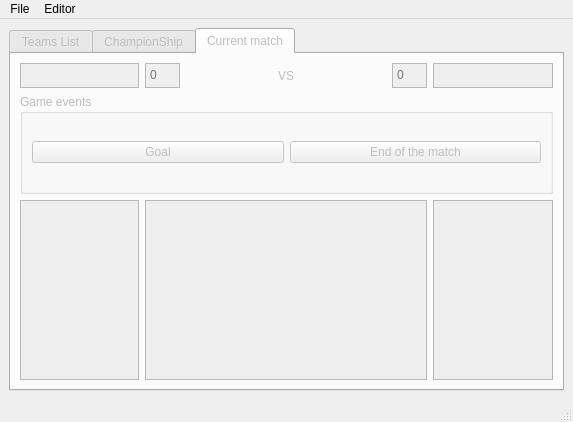
<?xml version="1.0" encoding="UTF-8"?>
<ui version="4.0">
 <class>MainWindow</class>
 <widget class="QMainWindow" name="MainWindow">
  <property name="geometry">
   <rect>
    <x>0</x>
    <y>0</y>
    <width>573</width>
    <height>422</height>
   </rect>
  </property>
  <property name="windowTitle">
   <string>MainWindow</string>
  </property>
  <widget class="QWidget" name="centralwidget">
   <layout class="QGridLayout" name="gridLayout">
    <item row="0" column="1">
     <widget class="QTabWidget" name="tabWidget">
      <property name="enabled">
       <bool>false</bool>
      </property>
      <property name="minimumSize">
       <size>
        <width>555</width>
        <height>363</height>
       </size>
      </property>
      <property name="tabShape">
       <enum>QTabWidget::Rounded</enum>
      </property>
      <property name="currentIndex">
       <number>2</number>
      </property>
      <widget class="QWidget" name="tab_teampage">
       <attribute name="title">
        <string>Teams List</string>
       </attribute>
       <layout class="QGridLayout" name="gridLayout_2">
        <item row="5" column="1" rowspan="4" colspan="2">
         <widget class="QListWidget" name="listWidget_teamslist"/>
        </item>
        <item row="4" column="2">
         <widget class="QPushButton" name="pushButton_deleteteam">
          <property name="text">
           <string>Delete team</string>
          </property>
         </widget>
        </item>
        <item row="4" column="1">
         <widget class="QPushButton" name="pushButton_addteam">
          <property name="text">
           <string>Add team</string>
          </property>
          <property name="icon">
           <iconset>
            <normaloff>../../../../../../Pictures/icones/team_add.png</normaloff>../../../../../../Pictures/icones/team_add.png</iconset>
          </property>
         </widget>
        </item>
        <item row="5" column="3" colspan="2">
         <widget class="QListWidget" name="listWidget_playerslist"/>
        </item>
        <item row="6" column="3">
         <widget class="QPushButton" name="pushButton_addplayer">
          <property name="enabled">
           <bool>false</bool>
          </property>
          <property name="text">
           <string>Add player</string>
          </property>
         </widget>
        </item>
        <item row="6" column="4">
         <widget class="QPushButton" name="pushButton_deleteplayer">
          <property name="enabled">
           <bool>false</bool>
          </property>
          <property name="text">
           <string>Delete player</string>
          </property>
         </widget>
        </item>
        <item row="4" column="3" colspan="2">
         <widget class="QLabel" name="label_2">
          <property name="text">
           <string>&lt;h2&gt;&lt;strong&gt;Players list&lt;/strong&gt;&lt;/h2&gt;</string>
          </property>
          <property name="textFormat">
           <enum>Qt::RichText</enum>
          </property>
          <property name="alignment">
           <set>Qt::AlignCenter</set>
          </property>
         </widget>
        </item>
        <item row="0" column="1" colspan="2">
         <widget class="QLabel" name="label_3">
          <property name="text">
           <string>&lt;h1&gt;&lt;strong&gt;Teams list&lt;/strong&gt;&lt;/h1&gt;</string>
          </property>
          <property name="textFormat">
           <enum>Qt::RichText</enum>
          </property>
          <property name="alignment">
           <set>Qt::AlignCenter</set>
          </property>
         </widget>
        </item>
       </layout>
      </widget>
      <widget class="QWidget" name="tab_competitionpage">
       <property name="minimumSize">
        <size>
         <width>200</width>
         <height>200</height>
        </size>
       </property>
       <attribute name="title">
        <string>ChampionShip</string>
       </attribute>
       <layout class="QGridLayout" name="gridLayout_3">
        <item row="7" column="0">
         <widget class="QGroupBox" name="groupBox">
          <property name="minimumSize">
           <size>
            <width>325</width>
            <height>50</height>
           </size>
          </property>
          <property name="maximumSize">
           <size>
            <width>16777215</width>
            <height>50</height>
           </size>
          </property>
          <property name="title">
           <string/>
          </property>
          <layout class="QGridLayout" name="gridLayout_4">
           <item row="0" column="0">
            <widget class="QProgressBar" name="progressBar_competitionlevel">
             <property name="minimumSize">
              <size>
               <width>31</width>
               <height>21</height>
              </size>
             </property>
             <property name="value">
              <number>0</number>
             </property>
            </widget>
           </item>
          </layout>
         </widget>
        </item>
        <item row="5" column="0">
         <widget class="QTableWidget" name="tableWidget_competitionresult">
          <property name="minimumSize">
           <size>
            <width>0</width>
            <height>0</height>
           </size>
          </property>
          <property name="maximumSize">
           <size>
            <width>16777215</width>
            <height>16777215</height>
           </size>
          </property>
          <property name="layoutDirection">
           <enum>Qt::LeftToRight</enum>
          </property>
          <property name="autoFillBackground">
           <bool>true</bool>
          </property>
          <property name="editTriggers">
           <set>QAbstractItemView::NoEditTriggers</set>
          </property>
          <property name="alternatingRowColors">
           <bool>true</bool>
          </property>
          <property name="textElideMode">
           <enum>Qt::ElideMiddle</enum>
          </property>
          <property name="rowCount">
           <number>0</number>
          </property>
          <property name="columnCount">
           <number>0</number>
          </property>
         </widget>
        </item>
        <item row="6" column="0">
         <widget class="QListWidget" name="listWidget_matchslist">
          <property name="minimumSize">
           <size>
            <width>0</width>
            <height>0</height>
           </size>
          </property>
          <property name="maximumSize">
           <size>
            <width>256</width>
            <height>16777215</height>
           </size>
          </property>
          <property name="itemAlignment">
           <set>Qt::AlignHCenter</set>
          </property>
         </widget>
        </item>
       </layout>
      </widget>
      <widget class="QWidget" name="tab_currentmatch">
       <attribute name="title">
        <string>Current match</string>
       </attribute>
       <layout class="QGridLayout" name="gridLayout_6">
        <item row="0" column="1">
         <widget class="QTextEdit" name="textEdit_domscore">
          <property name="minimumSize">
           <size>
            <width>35</width>
            <height>25</height>
           </size>
          </property>
          <property name="maximumSize">
           <size>
            <width>35</width>
            <height>25</height>
           </size>
          </property>
          <property name="autoFormatting">
           <set>QTextEdit::AutoBulletList</set>
          </property>
          <property name="readOnly">
           <bool>true</bool>
          </property>
          <property name="placeholderText">
           <string>0</string>
          </property>
         </widget>
        </item>
        <item row="4" column="4">
         <widget class="QListWidget" name="listWidget_extplayer"/>
        </item>
        <item row="0" column="2">
         <widget class="QLabel" name="label">
          <property name="enabled">
           <bool>false</bool>
          </property>
          <property name="minimumSize">
           <size>
            <width>200</width>
            <height>23</height>
           </size>
          </property>
          <property name="maximumSize">
           <size>
            <width>200</width>
            <height>23</height>
           </size>
          </property>
          <property name="text">
           <string>VS</string>
          </property>
          <property name="alignment">
           <set>Qt::AlignCenter</set>
          </property>
         </widget>
        </item>
        <item row="4" column="0">
         <widget class="QListWidget" name="listWidget_domplayer"/>
        </item>
        <item row="1" column="0" colspan="5">
         <widget class="QGroupBox" name="groupBox_2">
          <property name="minimumSize">
           <size>
            <width>0</width>
            <height>100</height>
           </size>
          </property>
          <property name="title">
           <string>Game events</string>
          </property>
          <layout class="QGridLayout" name="gridLayout_5">
           <item row="0" column="0">
            <widget class="QPushButton" name="pushButton_cm_goal">
             <property name="text">
              <string>Goal</string>
             </property>
            </widget>
           </item>
           <item row="0" column="1">
            <widget class="QPushButton" name="pushButton_cm_endmatch">
             <property name="text">
              <string>End of the match</string>
             </property>
            </widget>
           </item>
          </layout>
         </widget>
        </item>
        <item row="0" column="0">
         <widget class="QTextEdit" name="textEdit_dom">
          <property name="enabled">
           <bool>false</bool>
          </property>
          <property name="minimumSize">
           <size>
            <width>90</width>
            <height>25</height>
           </size>
          </property>
          <property name="maximumSize">
           <size>
            <width>16777215</width>
            <height>25</height>
           </size>
          </property>
          <property name="acceptRichText">
           <bool>false</bool>
          </property>
          <property name="textInteractionFlags">
           <set>Qt::TextSelectableByKeyboard|Qt::TextSelectableByMouse</set>
          </property>
         </widget>
        </item>
        <item row="0" column="3">
         <widget class="QTextEdit" name="textEdit_extscore">
          <property name="minimumSize">
           <size>
            <width>35</width>
            <height>25</height>
           </size>
          </property>
          <property name="maximumSize">
           <size>
            <width>35</width>
            <height>25</height>
           </size>
          </property>
          <property name="readOnly">
           <bool>true</bool>
          </property>
          <property name="placeholderText">
           <string>0</string>
          </property>
         </widget>
        </item>
        <item row="0" column="4">
         <widget class="QTextEdit" name="textEdit_vis">
          <property name="enabled">
           <bool>false</bool>
          </property>
          <property name="minimumSize">
           <size>
            <width>90</width>
            <height>25</height>
           </size>
          </property>
          <property name="maximumSize">
           <size>
            <width>16777215</width>
            <height>25</height>
           </size>
          </property>
          <property name="lineWrapColumnOrWidth">
           <number>0</number>
          </property>
          <property name="acceptRichText">
           <bool>false</bool>
          </property>
          <property name="textInteractionFlags">
           <set>Qt::TextSelectableByKeyboard|Qt::TextSelectableByMouse</set>
          </property>
          <property name="placeholderText">
           <string/>
          </property>
         </widget>
        </item>
        <item row="4" column="1" colspan="3">
         <widget class="QListWidget" name="listWidget_matchevent"/>
        </item>
       </layout>
      </widget>
     </widget>
    </item>
   </layout>
  </widget>
  <widget class="QMenuBar" name="menubar">
   <property name="geometry">
    <rect>
     <x>0</x>
     <y>0</y>
     <width>573</width>
     <height>21</height>
    </rect>
   </property>
   <widget class="QMenu" name="menuFichier">
    <property name="title">
     <string>File</string>
    </property>
    <widget class="QMenu" name="menuOpen">
     <property name="title">
      <string>Open</string>
     </property>
    </widget>
    <widget class="QMenu" name="menuNew">
     <property name="title">
      <string>New</string>
     </property>
     <addaction name="actionStandard_Competition"/>
    </widget>
    <addaction name="menuNew"/>
    <addaction name="menuOpen"/>
    <addaction name="separator"/>
    <addaction name="actionQuit"/>
   </widget>
   <widget class="QMenu" name="menuEdition">
    <property name="title">
     <string>Editor</string>
    </property>
    <addaction name="actionStart"/>
    <addaction name="separator"/>
   </widget>
   <addaction name="menuFichier"/>
   <addaction name="menuEdition"/>
  </widget>
  <widget class="QStatusBar" name="statusbar"/>
  <action name="actionQuit">
   <property name="text">
    <string>Quit</string>
   </property>
  </action>
  <action name="actionStart">
   <property name="text">
    <string>Start Competition</string>
   </property>
  </action>
  <action name="actionStandard_Competition">
   <property name="text">
    <string>Standard Competition</string>
   </property>
  </action>
 </widget>
 <resources/>
 <connections>
  <connection>
   <sender>actionQuit</sender>
   <signal>triggered()</signal>
   <receiver>MainWindow</receiver>
   <slot>close()</slot>
   <hints>
    <hint type="sourcelabel">
     <x>-1</x>
     <y>-1</y>
    </hint>
    <hint type="destinationlabel">
     <x>382</x>
     <y>333</y>
    </hint>
   </hints>
  </connection>
 </connections>
</ui>
